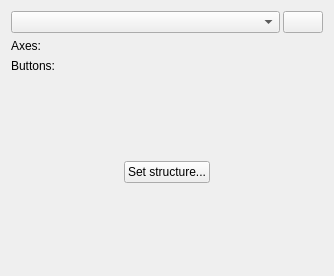
<?xml version="1.0" encoding="UTF-8"?>
<ui version="4.0">
 <class>JoystickWidget</class>
 <widget class="QWidget" name="JoystickWidget">
  <property name="geometry">
   <rect>
    <x>0</x>
    <y>0</y>
    <width>334</width>
    <height>276</height>
   </rect>
  </property>
  <property name="windowTitle">
   <string>Form</string>
  </property>
  <layout class="QVBoxLayout" name="verticalLayout">
   <item>
    <layout class="QHBoxLayout" name="horizontalLayout">
     <property name="spacing">
      <number>3</number>
     </property>
     <item>
      <widget class="QComboBox" name="joyBox"/>
     </item>
     <item>
      <widget class="QPushButton" name="refreshBtn">
       <property name="sizePolicy">
        <sizepolicy hsizetype="Maximum" vsizetype="Fixed">
         <horstretch>0</horstretch>
         <verstretch>0</verstretch>
        </sizepolicy>
       </property>
       <property name="maximumSize">
        <size>
         <width>16777215</width>
         <height>16777215</height>
        </size>
       </property>
       <property name="styleSheet">
        <string notr="true"/>
       </property>
       <property name="text">
        <string/>
       </property>
       <property name="icon">
        <iconset resource="../../actions.qrc">
         <normaloff>:/actions/refresh</normaloff>:/actions/refresh</iconset>
       </property>
      </widget>
     </item>
    </layout>
   </item>
   <item>
    <widget class="QLabel" name="axisLabel">
     <property name="text">
      <string>Axes:</string>
     </property>
    </widget>
   </item>
   <item>
    <widget class="QLabel" name="btnLabel">
     <property name="text">
      <string>Buttons:</string>
     </property>
    </widget>
   </item>
   <item>
    <widget class="QWidget" name="structWidget" native="true">
     <property name="sizePolicy">
      <sizepolicy hsizetype="Preferred" vsizetype="Expanding">
       <horstretch>0</horstretch>
       <verstretch>0</verstretch>
      </sizepolicy>
     </property>
     <layout class="QHBoxLayout" name="horizontalLayout_2">
      <item>
       <spacer name="horizontalSpacer_3">
        <property name="orientation">
         <enum>Qt::Horizontal</enum>
        </property>
        <property name="sizeHint" stdset="0">
         <size>
          <width>70</width>
          <height>20</height>
         </size>
        </property>
       </spacer>
      </item>
      <item>
       <widget class="QPushButton" name="structBtn">
        <property name="sizePolicy">
         <sizepolicy hsizetype="Minimum" vsizetype="Fixed">
          <horstretch>0</horstretch>
          <verstretch>0</verstretch>
         </sizepolicy>
        </property>
        <property name="text">
         <string>Set structure...</string>
        </property>
        <property name="icon">
         <iconset resource="../../actions.qrc">
          <normaloff>:/actions/system</normaloff>:/actions/system</iconset>
        </property>
        <property name="iconSize">
         <size>
          <width>24</width>
          <height>24</height>
         </size>
        </property>
       </widget>
      </item>
      <item>
       <spacer name="horizontalSpacer_4">
        <property name="orientation">
         <enum>Qt::Horizontal</enum>
        </property>
        <property name="sizeHint" stdset="0">
         <size>
          <width>40</width>
          <height>20</height>
         </size>
        </property>
       </spacer>
      </item>
     </layout>
    </widget>
   </item>
  </layout>
 </widget>
 <resources>
  <include location="../../../actions.qrc"/>
 </resources>
 <connections/>
</ui>
